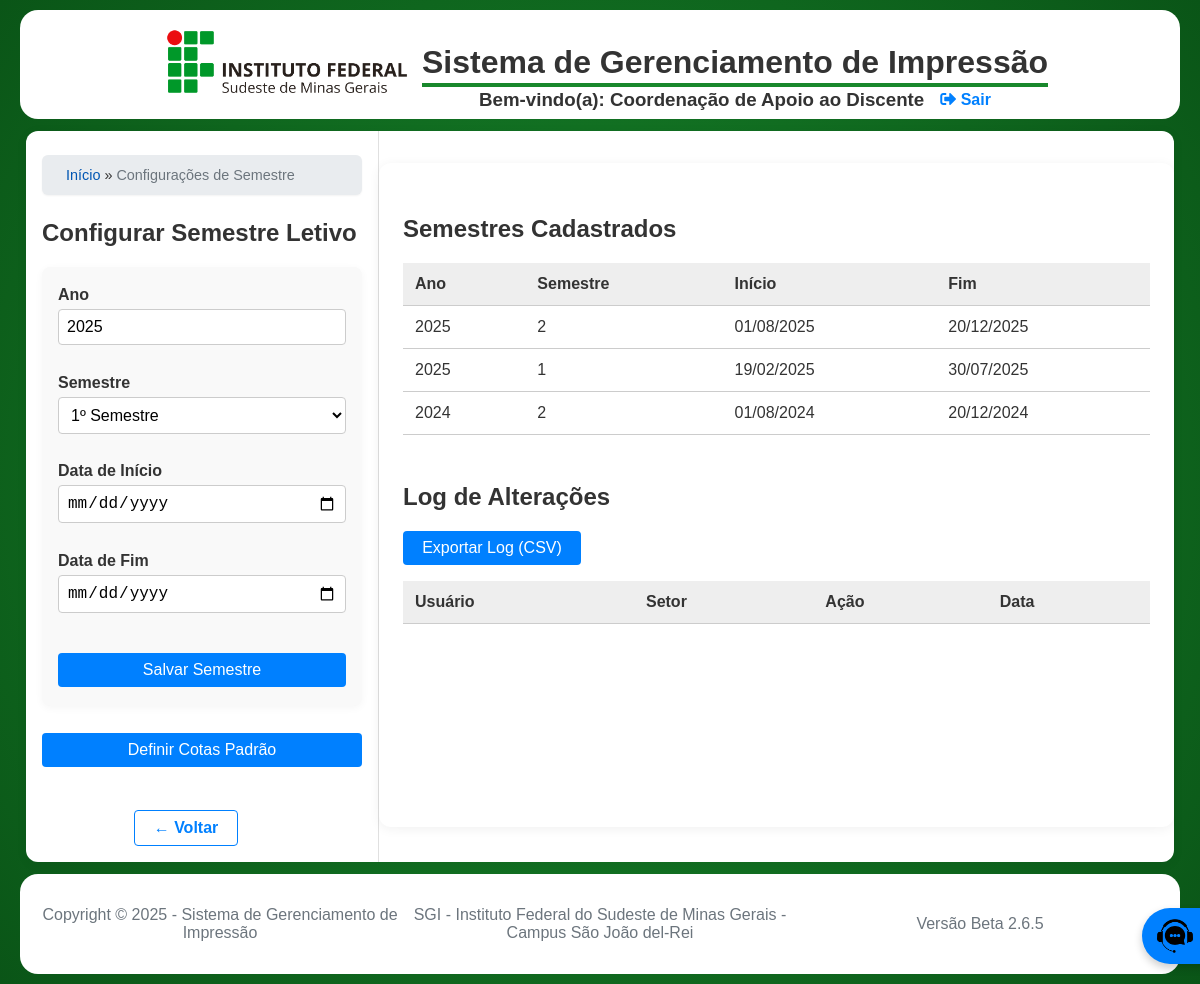
Page /pages/admin/configurar_semestre.php (signed in) on the committed database.
### tables this page shows
CREATE TABLE `SemestreLetivo` (
  `id` int(11) NOT NULL AUTO_INCREMENT,
  `ano` int(11) NOT NULL,
  `semestre` enum('1','2') NOT NULL,
  `data_inicio` date NOT NULL,
  `data_fim` date NOT NULL,
  PRIMARY KEY (`id`),
  UNIQUE KEY `ano` (`ano`,`semestre`)
);

### pages/admin/configurar_semestre.php (the view, shortened to what this page needs)
<?php
require_once '../../includes/config.php';
$stmt_semestres = $conn->query("SELECT * FROM SemestreLetivo ORDER BY ano DESC, semestre DESC");
$semestres = $stmt_semestres->fetchAll();
include_once '../../includes/header.php';
?>
<link rel="stylesheet" href="./css/configurar_semestre.css?v=<?= ASSET_VERSION ?>">
<div class="dashboard-layout">
    <aside class="dashboard-aside">
        <div class="container-principal">
        <?php
        if (isset($_SESSION['usuario'])) {
            gerar_migalhas();
        }
        ?>
        <h1>Configurar Semestre Letivo</h1>
        <form method="POST" class="form-semestre" style="margin-bottom:1em;" id="form-semestre">
            <label>Ano <input type="number" name="ano" required min="2020" max="2100" value="<?= date('Y') ?>"></label>
            <label>Semestre
                <select name="semestre" required>
                    <option value="1">1º Semestre</option>
                </select>
            </label>
            <label>Data de Início <input type="date" name="data_inicio" required></label>
            <label>Data de Fim <input type="date" name="data_fim" required></label>
            <button type="submit">Salvar Semestre</button>
        </form>
        <button type="button" id="btn-abrir-modal-cotas" class="btn-menu">Definir Cotas Padrão</button>
        <nav class="btn-container" aria-label="Ações">
            <a class="btn-back" href="javascript:history.back()">&larr; Voltar</a>
        </nav>
    </aside>
    <main class="dashboard-main">
        <h2>Semestres Cadastrados</h2>
        <table>
            <thead>
                <tr>
                    <th>Ano</th>
                    <th>Semestre</th>
                    <th>Início</th>
                    <th>Fim</th>
                </tr>
            </thead>
            <tbody>
                <?php foreach ($semestres as $s): ?>
                    <tr>
                        <td><?= htmlspecialchars($s->ano) ?></td>
                        <td><?= htmlspecialchars($s->semestre) ?></td>
                        <td><?= date('d/m/Y', strtotime($s->data_inicio)) ?></td>
                        <td><?= date('d/m/Y', strtotime($s->data_fim)) ?></td>
                    </tr>
                <?php endforeach; ?>
            </tbody>
        </table>
        <h2 style="margin-top:2em;">Log de Alterações</h2>
        <a href="?exportar_log=csv" class="btn-cotas" style="margin-bottom:1em;display:inline-block;">Exportar Log (CSV)</a>
        <table>
            <thead>
                <tr>
                    <th>Usuário</th>
                    <th>Setor</th>
                    <th>Ação</th>
                    <th>Data</th>
                </tr>
            </thead>
        </table>
    </main>
</div>
<?php include_once '../../includes/footer.php'; ?>

### css/styles.css (style rules this page uses)
body { background: radial-gradient(circle at center, #19882c, #0A5517); background-attachment: fixed; font-family: Arial, sans-serif; margin: 0; padding: 0; color: #333; }
a { text-decoration: none; }
.dashboard-layout { display: flex; min-height: 700px; background: #fff; margin: 12px 26px; border-radius: 12px; box-shadow: 0 2px 12px rgba(0,0,0,0.06); }
.dashboard-aside { width: 320px; border-right: 1px solid #e0e0e0; padding: 1.5rem 1rem 1rem 1rem; display: flex; flex-direction: column; gap: 1.5rem; }
.dashboard-main { margin-left: 10px; margin-right: 10px; width: 65%; max-height: 600px; overflow-y: auto; flex: 1; min-width: 0; padding: 1rem 0 1rem 0; }
.btn-container { display: flex; flex-direction: column; gap: 0.5rem; width: 90%; margin-top: 1rem; }
.btn-back { display: inline-block; margin: 1.5rem auto 0 auto; background: #fff; color: #0080ff; border: 1px solid #0080ff; border-radius: 4px; padding: 0.5rem 1.2rem; font-size: 1em; font-weight: 600; text-align: center; text-decoration: none; transition: background 0.2s, color 0.2s; }

### pages/admin/css/configurar_semestre.css (style rules this page uses)
.dashboard-main { width: 100%; max-width: 900px; margin: 2rem auto; background: #fff; border-radius: 12px; box-shadow: 0 2px 12px rgba(0,0,0,0.06); padding: 2rem 2vw 2rem 2vw; }
.btn-menu { width: 100%; min-width: 0; max-width: 100%; background-color: #0080ff; color: white; border: none; border-radius: 4px; cursor: pointer; margin-top: 0.7rem; margin-bottom: 0.2rem; font-size: 1rem; padding: 0.5rem; text-align: center; text-decoration: none; transition: background 0.2s; }
.form-semestre { display: flex; flex-direction: column; gap: 1.1rem; width: 90%; max-width: 500px; margin: 0 auto 2em auto; background: #f9f9f9; border-radius: 8px; padding: 1.2rem 1rem 1rem 1rem; box-shadow: 0 2px 8px rgba(0,0,0,0.04); }
.form-semestre label { font-weight: 600; margin-bottom: 0.2rem; }
.form-semestre input, .form-semestre select { width: 100%; min-width: 0; max-width: 100%; margin-top: 0.3rem; margin-bottom: 0.5rem; border: 1px solid #ccc; border-radius: 4px; background: #fff; box-sizing: border-box; padding: 0.5rem; font-size: 1rem; }
.form-semestre button { width: 100%; min-width: 0; max-width: 100%; background-color: #0080ff; color: white; border: none; border-radius: 4px; cursor: pointer; margin-top: 0.7rem; margin-bottom: 0.2rem; font-size: 1rem; padding: 0.5rem; text-align: center; text-decoration: none; transition: background 0.2s; }
.btn-cotas { background-color: #0080ff; color: white; border: none; border-radius: 4px; cursor: pointer; padding: 0.5rem 1.2rem; font-size: 1rem; margin-bottom: 1em; text-align: center; text-decoration: none; display: inline-block; transition: background 0.2s; }
table { width: 100%; border-collapse: collapse; background: #fff; margin-bottom: 1.5em; }
thead { background-color: #eee; }
th, td { padding: 0.75rem; text-align: left; border-bottom: 1px solid #ccc; }

### rows in the picture
semestreletivo: ano "2025", semestre "2", data_inicio "01/08/2025", data_fim "20/12/2025"
semestreletivo: ano "2025", semestre "1", data_inicio "19/02/2025", data_fim "30/07/2025"
semestreletivo: ano "2024", semestre "2", data_inicio "01/08/2024", data_fim "20/12/2024"

### other values in the picture
SITE_NAME "Sistema de Gerenciamento de Impressão"
$nome_exibicao "Configurações de Semestre"
CURRENT_YEAR "2025"
SITE_DESCRIPTION "SGI - Instituto Federal do Sudeste de Minas Gerais - Campus São João del-Rei"
ASSET_VERSION "2.6.5"
